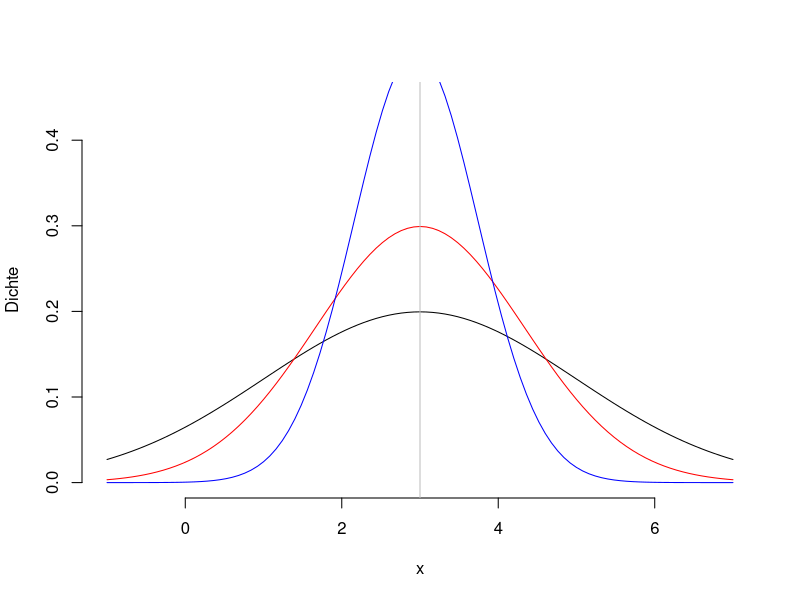

Write the R code that produced this figure.
mu <- 3
sigma_sq <- 4

curve(dnorm(x,mu,sigma_sq/2),from=-1,to=7,bty="n",ylim=c(0,0.45),ylab="Dichte")
curve(dnorm(x,mu,sigma_sq/3),from=-1,to=7,bty="n",col="red",add=TRUE)
curve(dnorm(x,59/60*mu,(713/3600)*sigma_sq),from=-1,to=7,bty="n",col="blue",add=TRUE) ####weil?

abline(v = mu, col="gray", linetype="dashed")
